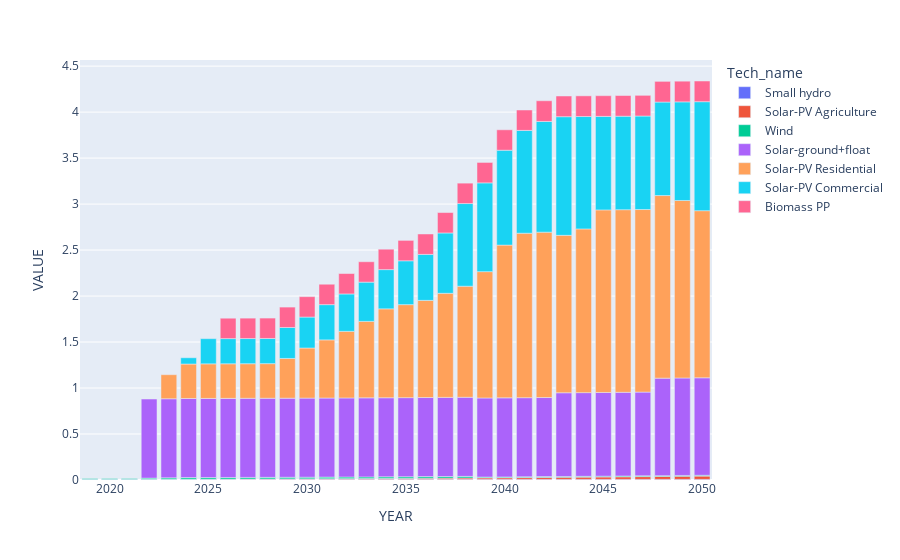

The notebook cell saved with this chart:
### Code cell
px.bar(acc_ncap, x="YEAR", y='VALUE', color='Tech_name')

### Figure 1 — Plotly figure (JSON) as saved in the notebook; plotly's stock layout.template omitted (floating-point values rounded to 4 significant figures)
{"data": [{"alignmentgroup": "True", "hovertemplate": "Tech_name=Small hydro<br>YEAR=%{x}<br>VALUE=%{y}<extra></extra>", "legendgroup": "Small hydro", "marker": {"color": "#636efa"}, "name": "Small hydro", "offsetgroup": "Small hydro", "orientation": "v", "showlegend": true, "textposition": "auto", "type": "bar", "x": [2019, 2020, 2021, 2022, 2023, 2024, 2025, 2026, 2027, 2028, 2029, 2030, 2031, 2032, 2033, 2034, 2035, 2036, 2037, 2038, 2039, 2040, 2041, 2042, 2043, 2044, 2045, 2046, 2047, 2048, 2049, 2050], "xaxis": "x", "y": [0.007, 0.007, 0.007, 0.007, 0.007, 0.007, 0.007, 0.007, 0.007, 0.007, 0.007, 0.007, 0.007, 0.007, 0.007, 0.007, 0.007, 0.007, 0.007, 0.007, 0.007, 0.007, 0.007, 0.007, 0.007, 0.007, 0.007, 0.007, 0.007, 0.007, 0.007, 0.007], "yaxis": "y"}, {"alignmentgroup": "True", "hovertemplate": "Tech_name=Solar-PV Agriculture<br>YEAR=%{x}<br>VALUE=%{y}<extra></extra>", "legendgroup": "Solar-PV Agriculture", "marker": {"color": "#EF553B"}, "name": "Solar-PV Agriculture", "offsetgroup": "Solar-PV Agriculture", "orientation": "v", "showlegend": true, "textposition": "auto", "type": "bar", "x": [2019, 2020, 2021, 2022, 2023, 2024, 2025, 2026, 2027, 2028, 2029, 2030, 2031, 2032, 2033, 2034, 2035, 2036, 2037, 2038, 2039, 2040, 2041, 2042, 2043, 2044, 2045, 2046, 2047, 2048, 2049, 2050], "xaxis": "x", "y": [1.782e-05, 1.782e-05, 0.0004456, 0.0008734, 0.001283, 0.001711, 0.002139, 0.00287, 0.0036, 0.004331, 0.005062, 0.005793, 0.006827, 0.00786, 0.008894, 0.009928, 0.01096, 0.0123, 0.01364, 0.01497, 0.01631, 0.01765, 0.0193, 0.02094, 0.02258, 0.02422, 0.02586, 0.02781, 0.02977, 0.03171, 0.03365, 0.03559], "yaxis": "y"}, {"alignmentgroup": "True", "hovertemplate": "Tech_name=Wind<br>YEAR=%{x}<br>VALUE=%{y}<extra></extra>", "legendgroup": "Wind", "marker": {"color": "#00cc96"}, "name": "Wind", "offsetgroup": "Wind", "orientation": "v", "showlegend": true, "textposition": "auto", "type": "bar", "x": [2019, 2020, 2021, 2022, 2023, 2024, 2025, 2026, 2027, 2028, 2029, 2030, 2031, 2032, 2033, 2034, 2035, 2036, 2037, 2038, 2039, 2040, 2041, 2042, 2043, 2044, 2045, 2046, 2047, 2048, 2049, 2050], "xaxis": "x", "y": [0.008767, 0.008767, 0.008767, 0.0126, 0.01505, 0.01753, 0.01753, 0.01753, 0.01753, 0.01753, 0.01753, 0.01753, 0.01753, 0.01753, 0.01753, 0.01753, 0.01753, 0.01753, 0.01753, 0.01753, 0.008767, 0.008767, 0.008767, 0.008767, 0.008767, 0.008767, 0.008767, 0.008767, 0.008767, 0.008767, 0.008767, 0.008767], "yaxis": "y"}, {"alignmentgroup": "True", "hovertemplate": "Tech_name=Solar-ground+float<br>YEAR=%{x}<br>VALUE=%{y}<extra></extra>", "legendgroup": "Solar-ground+float", "marker": {"color": "#ab63fa"}, "name": "Solar-ground+float", "offsetgroup": "Solar-ground+float", "orientation": "v", "showlegend": true, "textposition": "auto", "type": "bar", "x": [2022, 2023, 2024, 2025, 2026, 2027, 2028, 2029, 2030, 2031, 2032, 2033, 2034, 2035, 2036, 2037, 2038, 2039, 2040, 2041, 2042, 2043, 2044, 2045, 2046, 2047, 2048, 2049, 2050], "xaxis": "x", "y": [0.86, 0.86, 0.86, 0.86, 0.86, 0.86, 0.86, 0.86, 0.86, 0.86, 0.86, 0.86, 0.86, 0.86, 0.86, 0.86, 0.86, 0.86, 0.86, 0.86, 0.86, 0.91, 0.91, 0.91, 0.91, 0.91, 1.06, 1.06, 1.06], "yaxis": "y"}, {"alignmentgroup": "True", "hovertemplate": "Tech_name=Solar-PV Residential<br>YEAR=%{x}<br>VALUE=%{y}<extra></extra>", "legendgroup": "Solar-PV Residential", "marker": {"color": "#FFA15A"}, "name": "Solar-PV Residential", "offsetgroup": "Solar-PV Residential", "orientation": "v", "showlegend": true, "textposition": "auto", "type": "bar", "x": [2023, 2024, 2025, 2026, 2027, 2028, 2029, 2030, 2031, 2032, 2033, 2034, 2035, 2036, 2037, 2038, 2039, 2040, 2041, 2042, 2043, 2044, 2045, 2046, 2047, 2048, 2049, 2050], "xaxis": "x", "y": [0.2616, 0.3747, 0.3763, 0.3763, 0.3763, 0.3763, 0.432, 0.5448, 0.632, 0.724, 0.8313, 0.9667, 1.011, 1.056, 1.132, 1.208, 1.373, 1.661, 1.788, 1.798, 1.712, 1.78, 1.985, 1.985, 1.985, 1.985, 1.93, 1.817], "yaxis": "y"}, {"alignmentgroup": "True", "hovertemplate": "Tech_name=Solar-PV Commercial<br>YEAR=%{x}<br>VALUE=%{y}<extra></extra>", "legendgroup": "Solar-PV Commercial", "marker": {"color": "#19d3f3"}, "name": "Solar-PV Commercial", "offsetgroup": "Solar-PV Commercial", "orientation": "v", "showlegend": true, "textposition": "auto", "type": "bar", "x": [2024, 2025, 2026, 2027, 2028, 2029, 2030, 2031, 2032, 2033, 2034, 2035, 2036, 2037, 2038, 2039, 2040, 2041, 2042, 2043, 2044, 2045, 2046, 2047, 2048, 2049, 2050], "xaxis": "x", "y": [0.06817, 0.2735, 0.2735, 0.2735, 0.2735, 0.3366, 0.3366, 0.3833, 0.4067, 0.4265, 0.4265, 0.4767, 0.5001, 0.6561, 0.8987, 0.9652, 1.032, 1.118, 1.204, 1.29, 1.222, 1.017, 1.017, 1.017, 1.017, 1.072, 1.185], "yaxis": "y"}, {"alignmentgroup": "True", "hovertemplate": "Tech_name=Biomass PP<br>YEAR=%{x}<br>VALUE=%{y}<extra></extra>", "legendgroup": "Biomass PP", "marker": {"color": "#FF6692"}, "name": "Biomass PP", "offsetgroup": "Biomass PP", "orientation": "v", "showlegend": true, "textposition": "auto", "type": "bar", "x": [2026, 2027, 2028, 2029, 2030, 2031, 2032, 2033, 2034, 2035, 2036, 2037, 2038, 2039, 2040, 2041, 2042, 2043, 2044, 2045, 2046, 2047, 2048, 2049, 2050], "xaxis": "x", "y": [0.222, 0.222, 0.222, 0.222, 0.222, 0.222, 0.222, 0.222, 0.222, 0.222, 0.222, 0.222, 0.222, 0.222, 0.222, 0.222, 0.225, 0.225, 0.225, 0.225, 0.225, 0.225, 0.225, 0.225, 0.225], "yaxis": "y"}], "layout": {"barmode": "relative", "legend": {"title": {"text": "Tech_name"}, "tracegroupgap": 0}, "margin": {"t": 60}, "xaxis": {"anchor": "y", "domain": [0, 1], "title": {"text": "YEAR"}}, "yaxis": {"anchor": "x", "domain": [0, 1], "title": {"text": "VALUE"}}}}
